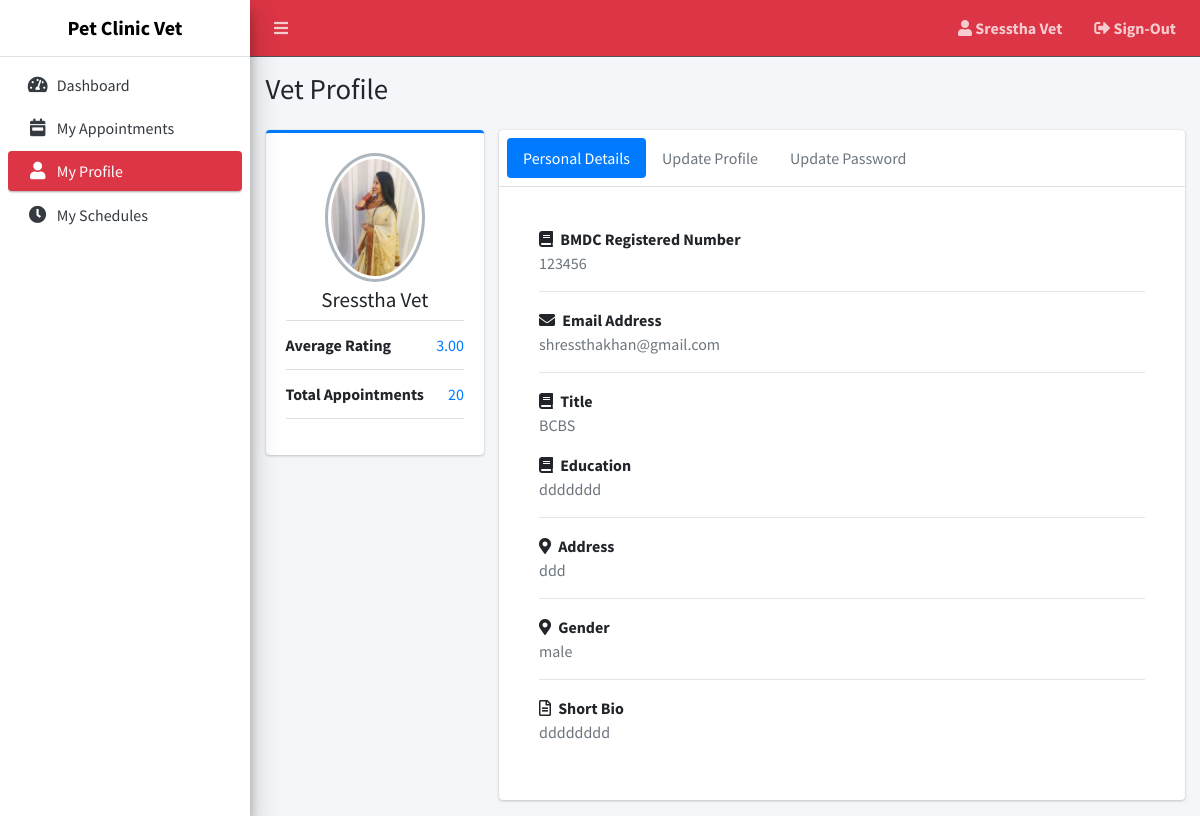
Page /admin/profile.php (signed in) on the committed database.
### tables this page shows
CREATE TABLE `vetdetails` (
  `id` int(11) NOT NULL,
  `user_id` int(11) DEFAULT NULL,
  `bmdc_registered_number` varchar(200) NOT NULL,
  `full_name` varchar(200) NOT NULL,
  `title` varchar(200) NOT NULL,
  `education` varchar(200) NOT NULL,
  `email_address` varchar(200) NOT NULL,
  `address` varchar(200) NOT NULL,
  `gender` varchar(20) NOT NULL,
  `visiting_charge` int(11) NOT NULL,
  `short_bio` varchar(255) NOT NULL,
  `pro_pic` varchar(200) NOT NULL,
  `location_id` int(11) NOT NULL,
  `avg_rating` float(10,2) NOT NULL,
  `is_approved` tinyint(1) DEFAULT -1,
  `is_completed` int(4) NOT NULL DEFAULT -1
);

CREATE TABLE `users` (
  `id` int(11) NOT NULL,
  `name` varchar(70) NOT NULL,
  `email` varchar(80) NOT NULL,
  `password` varchar(250) NOT NULL,
  `role` int(11) NOT NULL DEFAULT 3
);

### admin/profile.php (the view, shortened to what this page needs)
<?php
$conn = connect();
$id = $_SESSION['id'];
$sql = "SELECT * FROM users,vetdetails where users.id = vetdetails.user_id AND users.id ='$id'";
$result = $conn->query($sql);
$row = mysqli_fetch_assoc($result);
include 'includes/header.php';
include 'includes/navbar.php';
include 'includes/sidebar.php';
?>
<div class="content-wrapper">
  <section class="content-header">
    <div class="container-fluid">
      <div class="row mb-2">
        <div class="col-sm-6">
          <h1>Vet Profile</h1>
        </div>
      </div>
    </div>
  </section>
  <section class="content">
    <div class="container-fluid">
      <div class="row">
        <div class="col-md-3">
          <div class="card card-primary card-outline">
            <div class="card-body box-profile">
              <div class="text-center">
                <img class="profile-user-img img-fluid img-circle" src="../images/uploadedImages/<?= $row['pro_pic'] ?>" alt="User profile picture">
              </div>
              <h3 class="profile-username text-center"><?= $row['full_name'] ?></h3>
              <ul class="list-group list-group-unbordered mb-3">
                <li class="list-group-item">
                  <b>Average Rating</b> <a class="float-right"><?= $row['avg_rating'] ?></a>
                </li>
                <li class="list-group-item">
                  <b>Total Appointments</b> <a class="float-right">20</a>
                </li>
              </ul>
            </div>
          </div>
        </div>
        <div class="col-md-9">
          <div class="card">
            <div class="card-header p-2">
              <ul class="nav nav-pills">
                <li class="nav-item"><a class="nav-link active" href="#activity" data-toggle="tab">Personal Details</a></li>
                <li class="nav-item"><a class="nav-link" href="#timeline" data-toggle="tab">Update Profile</a></li>
                <li class="nav-item"><a class="nav-link" href="#settings" data-toggle="tab">Update Password</a></li>
              </ul>
            </div>
            <div class="card-body">
              <div class="tab-content">
                <div class="active tab-pane" id="activity">
                  <div class="card-body">
                    <strong><i class="fas fa-book mr-1"></i> BMDC Registered Number</strong>
                    <p class="text-muted">
                      <?= $row['bmdc_registered_number'] ?>
                    </p>
                    <hr>
                    <strong><i class="fas fa-envelope mr-1"></i> Email Address</strong>
                    <p class="text-muted">
                      <?= $row['email'] ?>
                    </p>
                    <hr>
                    <strong><i class="fas fa-book mr-1"></i> Title</strong>
                    <p class="text-muted"><?php if (isset($row['title'])) {
                                            echo $row['title'];
                                          }  ?>
                    </p>
                    <strong><i class="fas fa-book mr-1"></i> Education</strong>
                    <p class="text-muted">
                      <?php if (isset($row['education'])) {
                        echo $row['education'];
                      }  ?>
                    </p>
                    <hr>
                    <strong><i class="fas fa-map-marker-alt mr-1"></i> Address</strong>
                    <p class="text-muted"><?php if (isset($row['address'])) {
                                            echo $row['address'];
                                          }  ?></p>
                    <hr>
                    <strong><i class="fas fa-map-marker-alt mr-1"></i> Gender</strong>
                    <p class="text-muted"><?= $row['gender'] ?></p>
                    <hr>
                    <strong><i class="far fa-file-alt mr-1"></i> Short Bio</strong>
                    <p class="text-muted"><?php if (isset($row['short_bio'])) {
                                            echo $row['short_bio'];
                                          }  ?>
                    </p>
                  </div>
                </div>
              </div>
            </div>
          </div>
        </div>
      </div>
    </div>
  </section>
</div>
<?php include 'includes/footer.php'; ?>

### rows in the picture
vetdetails: pro_pic (picture), full_name "Sresstha Vet", avg_rating "3.00", bmdc_registered_number "123456", user.email "shressthakhan@gmail.com", title "BCBS", education "ddddddd", address "ddd", gender "male", short_bio "dddddddd"

### other values in the picture
$_SESSION['vet_name'] "Sresstha Vet"
